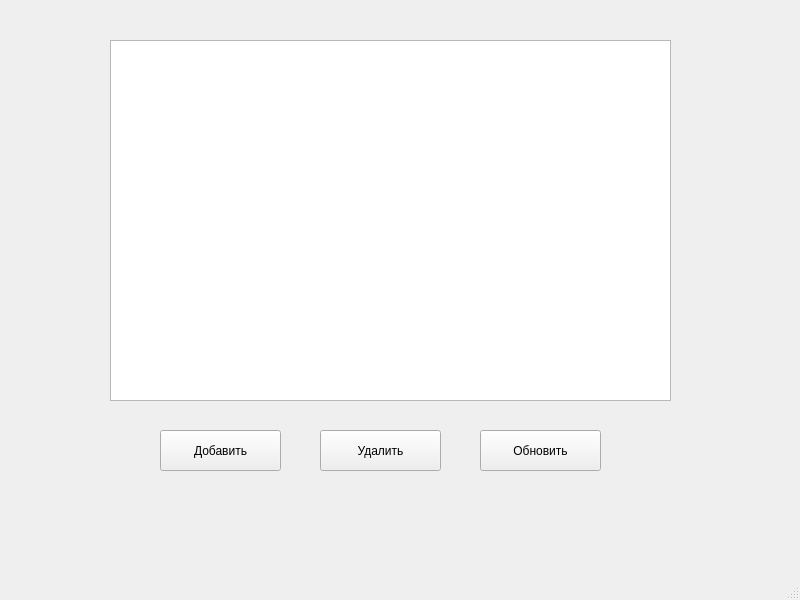
<?xml version="1.0" encoding="UTF-8"?>
<ui version="4.0">
 <class>MainWindow</class>
 <widget class="QMainWindow" name="MainWindow">
  <property name="geometry">
   <rect>
    <x>0</x>
    <y>0</y>
    <width>800</width>
    <height>600</height>
   </rect>
  </property>
  <property name="windowTitle">
   <string>MainWindow</string>
  </property>
  <widget class="QWidget" name="centralwidget">
   <widget class="QTableWidget" name="tableWidget">
    <property name="geometry">
     <rect>
      <x>110</x>
      <y>40</y>
      <width>561</width>
      <height>361</height>
     </rect>
    </property>
   </widget>
   <widget class="QPushButton" name="addButton">
    <property name="geometry">
     <rect>
      <x>160</x>
      <y>430</y>
      <width>121</width>
      <height>41</height>
     </rect>
    </property>
    <property name="text">
     <string>Добавить</string>
    </property>
   </widget>
   <widget class="QPushButton" name="deleteButton">
    <property name="geometry">
     <rect>
      <x>320</x>
      <y>430</y>
      <width>121</width>
      <height>41</height>
     </rect>
    </property>
    <property name="text">
     <string>Удалить</string>
    </property>
   </widget>
   <widget class="QPushButton" name="refreshButton">
    <property name="geometry">
     <rect>
      <x>480</x>
      <y>430</y>
      <width>121</width>
      <height>41</height>
     </rect>
    </property>
    <property name="text">
     <string>Обновить</string>
    </property>
   </widget>
  </widget>
  <widget class="QMenuBar" name="menubar">
   <property name="geometry">
    <rect>
     <x>0</x>
     <y>0</y>
     <width>800</width>
     <height>26</height>
    </rect>
   </property>
  </widget>
  <widget class="QStatusBar" name="statusbar"/>
 </widget>
 <resources/>
 <connections/>
</ui>
